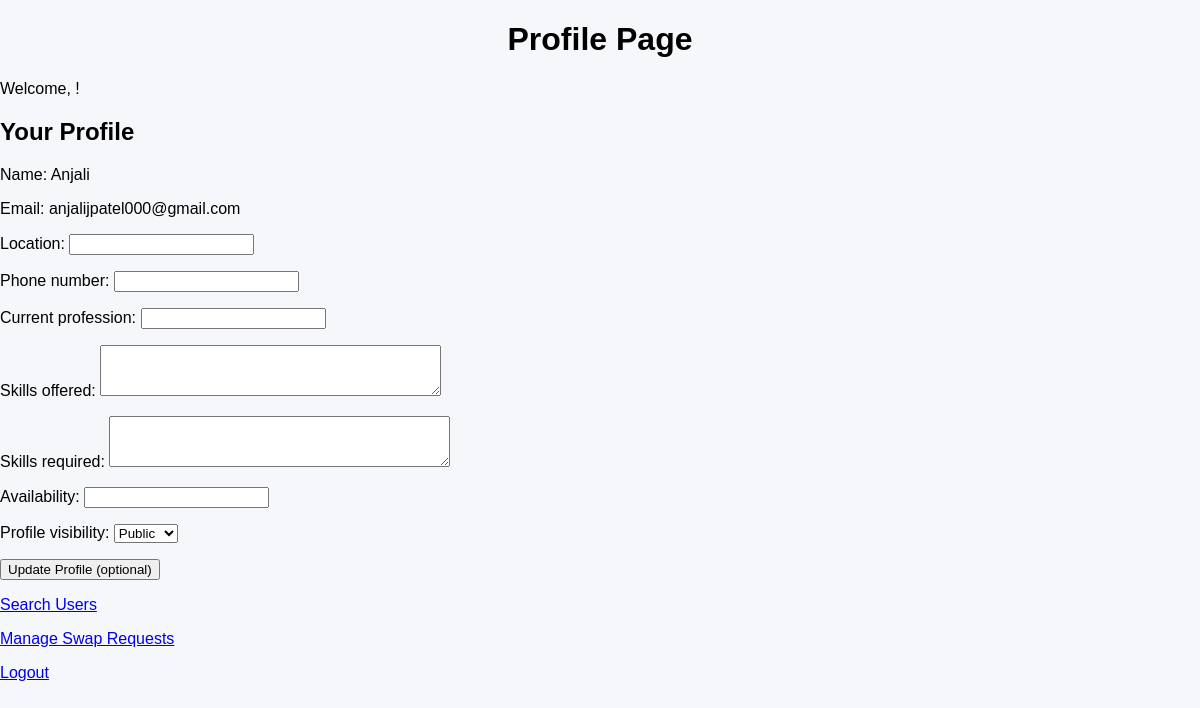
Page /profile/ (signed in) on the earlier database version.
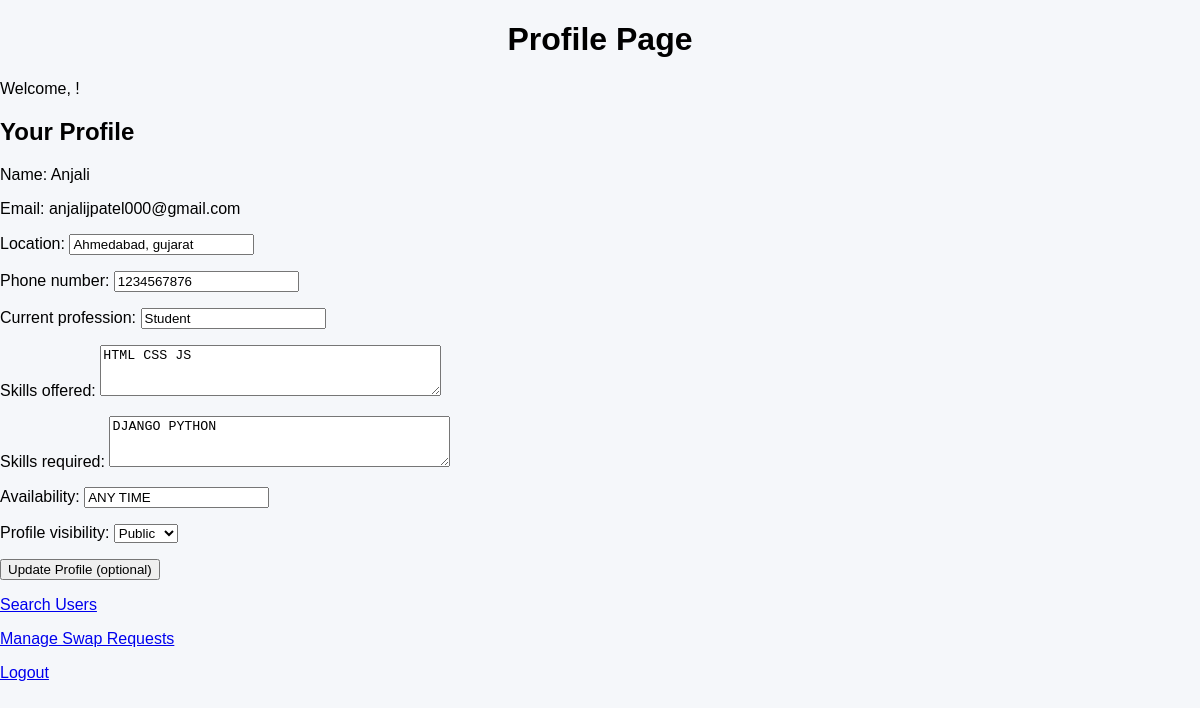
Same page on the later database version.
### skill_swap_user/models.py (models this page shows, shortened)
class UserDetails(models.Model):
    user = models.OneToOneField(CustomUser, on_delete=models.CASCADE, related_name='details')
    location = models.CharField(max_length=150, blank=True)
    phone_number = models.CharField(max_length=20, blank=True)
    current_profession = models.CharField(max_length=100, blank=True)
    skills_offered = models.TextField(blank=True)
    skills_required = models.TextField(blank=True)
    availability = models.CharField(max_length=100, blank=True)
    profile_visibility = models.CharField(
    max_length=10,
        choices=[('public', 'Public'), ('private', 'Private')],
    default='public'
    )

### skill_swap_user/views.py (the view)
# urls.py: path('profile/', views.profile_view, name='profile'),
def profile_view(request):
    if check_session_timeout(request) or not request.session.get('user_id'):
        return redirect('login')
    user = get_object_or_404(CustomUser, id=request.session['user_id'])
    profile, created = UserDetails.objects.get_or_create(user=user)
    if request.method == 'POST':
        form = UpdateUserDetailsForm(request.POST, instance=profile)
        if form.is_valid():
            form.save()
            messages.success(request, "Profile updated successfully.")
            return redirect('profile')
    else:
        form = UpdateUserDetailsForm(instance=profile)
    return render(request, 'skill_swap_user/profile.html', {
        'user': user,
        'profile': profile,
        'form': form,
    })

### skill_swap_user/forms.py
class UpdateUserDetailsForm(forms.ModelForm):
    class Meta:
        model = UserDetails
        fields = [
            'location', 'phone_number', 'current_profession',
            'skills_offered', 'skills_required', 'availability', 'profile_visibility'
        ]
        widgets = {
            'skills_offered': forms.Textarea(attrs={'rows': 3}),
            'skills_required': forms.Textarea(attrs={'rows': 3}),
        }

### skill_swap_user/views.py (called while the page is built, shortened)
def check_session_timeout(request):
    last_activity = request.session.get('last_activity')
    return False

### skill_swap_user/templates/skill_swap_user/profile.html
{% extends "skill_swap_user/base.html" %} {% load static %} {% block content %}
<h1>Profile Page</h1>
{% if user.is_authenticated %}
<p>Welcome, {{ user.username }}!</p>
<h2>Your Profile</h2>
<p>Name: {{ user.name }}</p>
<p>Email: {{ user.email }}</p>
<form method="post">
  {% csrf_token %} {{ form.as_p }}
  <button type="submit">Update Profile <span>(optional)</span></button>
</form>
<p><a href="{% url 'search_users' %}">Search Users</a></p>
<p><a href="{% url 'manage_requests' %}">Manage Swap Requests</a></p>
<p><a href="{% url 'logout' %}">Logout</a></p>
{% endif %} {% endblock %}

Differences in the rows shown:
changed UserDetails "Public": location (not shown) → "Ahmedabad, gujarat"; phone_number (not shown) → "1234567876"; current_profession (not shown) → "Student"; skills_offered (not shown) → "HTML CSS JS"; skills_required (not shown) → "DJANGO PYTHON"; availability (not shown) → "ANY TIME"
